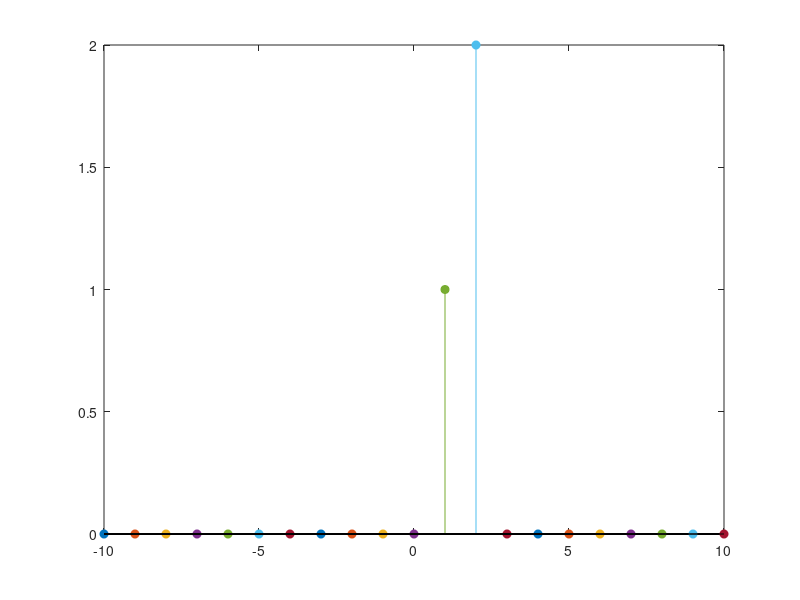

Write the MATLAB code that produced this figure.
t = -1.5:0.005:1.5;
T = 1;
T1 = 1/4;
w0 = 2*pi/T;
M = 10;
k = -M:M;
x=zeros(1, length(t));
figure
for k = -M:M
    if (k>0 && k<3)
        ak=k;
x = x + ak*exp(j*k*w0*t);
stem(k,ak,'filled');
axis([-10 10 0 2]);
hold on
    else
   ak=0;
  x = x + ak*exp(j*k*w0*t);
stem(k,ak,'filled');
axis([-10 10 0 2]);
hold on   
    end
end
 
